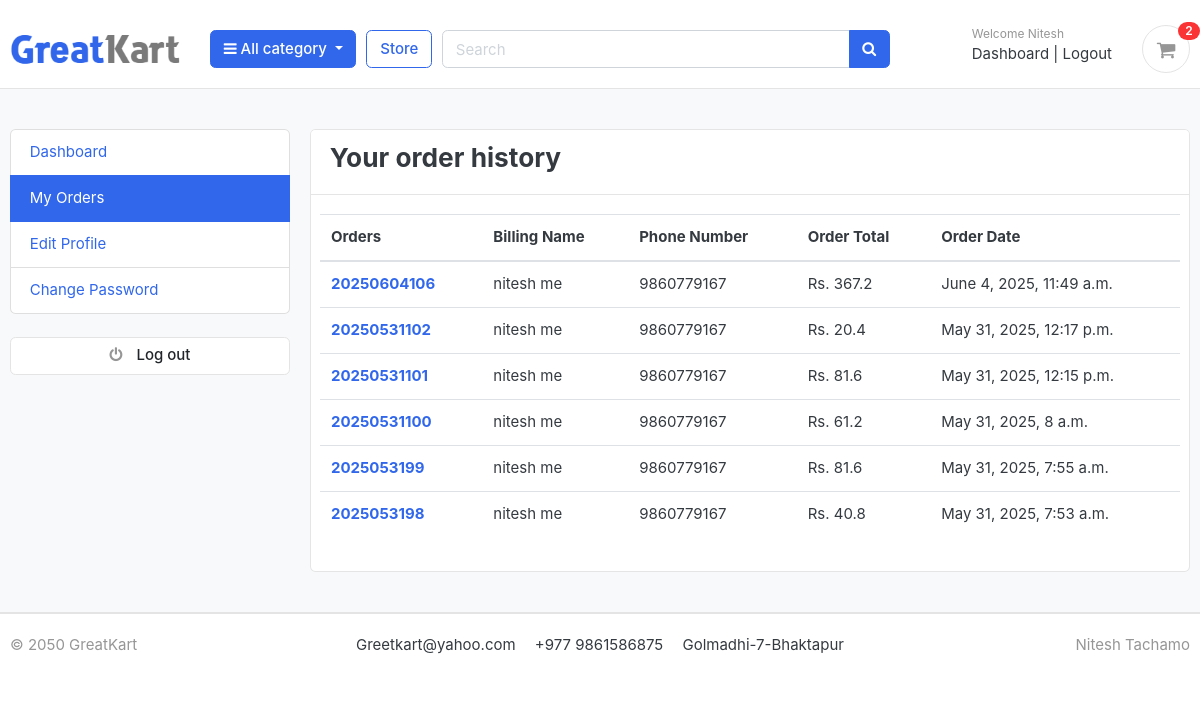
Screenshot of /accounts/my_orders/ (signed in) with the database file from the repository.
### accounts/models.py (models this page shows, shortened)
class Account(AbstractBaseUser):
    first_name=models.CharField(max_length=50)
    last_name=models.CharField(max_length=50)
    username=models.CharField(max_length=50,unique=True)
    email=models.EmailField(max_length=100,unique=True)
    phone_number=models.CharField(max_length=50)
    date_joined=models.DateTimeField(auto_now_add=True)
    last_login=models.DateTimeField(auto_now_add=True)
    is_admin =models.BooleanField(default=False)
    is_staff =models.BooleanField(default=False)
    is_active =models.BooleanField(default=False)
    is_superadmin =models.BooleanField(default=False)
    USERNAME_FIELD='email'
    REQUIRED_FIELDS=['username','first_name','last_name']
    objects=MyAccountManager()

### orders/models.py (models this page shows, shortened)
class Order(models.Model):
    STATUS_CHOICES = (
    ('New', 'New'),
    ('Accepted', 'Accepted'),
    ('Completed', 'Completed'),
    ('Cancelled', 'Cancelled'),
    )
    user = models.ForeignKey(Account, on_delete=models.SET_NULL, null=True)
    payment = models.ForeignKey('Payment', on_delete=models.SET_NULL, blank=True, null=True)
    order_number = models.CharField(max_length=20)
    first_name = models.CharField(max_length=50)
    last_name = models.CharField(max_length=50)
    phone = models.CharField(max_length=15)
    email = models.EmailField(max_length=100)
    address_line_1 = models.CharField(max_length=100)
    address_line_2 = models.CharField(max_length=100, blank=True)
    country = models.CharField(max_length=50)
    state = models.CharField(max_length=50)
    city = models.CharField(max_length=50)
    order_note = models.TextField(blank=True)
    order_total = models.FloatField()
    tax = models.FloatField()
    status = models.CharField(max_length=10, choices=STATUS_CHOICES, default='New')
    ip = models.CharField(max_length=20, blank=True)
    is_ordered = models.BooleanField(default=False)
    created_at = models.DateTimeField(auto_now_add=True)
    updated_at = models.DateTimeField(auto_now=True)
    def full_name(self):
        return f'{self.first_name} {self.last_name}'

### accounts/views.py (the view)
# urls.py: path('my_orders/',views.my_orders,name="my_orders"),
@login_required
def my_orders(request):
    orders = Order.objects.filter(user=request.user, is_ordered=True).order_by('-created_at')
    context = {
        'orders': orders
        }
    return render(request, 'accounts/my_orders.html', context)

### carts/context_processors.py (called while the page is built)
def counter(request):
    cart_count=0
    if 'admin' in request.path:
        return{}
    else:
        try:
            cart=Cart.objects.filter(cart_id=_cart_id(request))
            if request.user.is_authenticated:
                cart_items=CartItem.objects.all().filter(user=request.user)
            else:
                cart_items=CartItem.objects.all().filter(cart=cart[:1])
            for cart_item in cart_items:
                cart_count += cart_item.quantity
        except Cart.DoesNotExist:
            cart_count=0
    return dict(cart_count=cart_count)

### carts/views.py (called while the page is built)
def _cart_id(request):
    cart = request.session.session_key
    if not cart:
        cart = request.session.create()
    return cart

### category/context_processors.py (called while the page is built)
def menu_links(request):
    links = Category.objects.all()
    return dict(links=links)

### category/models.py (called while the page is built)
    def get_url(self):
        return reverse('products_by_category', args=[self.slug])

### templates/accounts/my_orders.html (shortened to what this page needs)
{% extends "base.html" %}
{% block content %}
<section class="section-conten padding-y bg">
  <div class="container">
    <div class="row">
      {% include "includes/dashboard_sidebar.html" %}
      <main class="col-md-9">
        <article class="card">
          <header class="card-header">
            <h3 class="d-inline-block mr-3">Your order history</h3>
          </header>
          <div class="card-body">
            <div class="row">
<table class="table">
  <thead>
    <tr>
      <th scope="col">Orders</th>
      <th scope="col">Billing Name</th>
      <th scope="col">Phone Number</th>
      <th scope="col">Order Total</th>
      <th scope="col">Order Date</th>
    </tr>
  </thead>
  <tbody>
    {% for order in orders %}
    <tr>
      <th scope="row"><a href="{% url "order_detail" order.order_number %}">{{order.order_number}}</a></th>
      <td>{{order.full_name}}</td>
      <td>{{order.phone}}</td>
      <td>Rs. {{order.order_total}}</td>
      <td>{{order.created_at}}</td>
    </tr>
    {% endfor %}
  </tbody>
</table>
        </article>
      </main>
    </div>
  </div>
</section>
{% endblock %}

### templates/includes/navbar.html (shortened to what this page needs)
{% load static %}
<header class="section-header">
    <section class="header-main border-bottom" style="margin-top: 10px;">
        <div class="container">
    <div class="row align-items-center">
        <div class="col-lg-2 col-md-3 col-6">
            <a href="/" class="brand-wrap">
                <img class="logo" src="{% static 'images/logo.png' %}">
            </a>
        </div>
        <div class="col-lg col-sm col-md col-6 flex-grow-0">
            <div class="category-wrap dropdown d-inline-block float-right">
                <button type="button" class="btn btn-primary dropdown-toggle" data-toggle="dropdown">
                    <i class="fa fa-bars"></i> All category
                </button>
            </div>
        </div>
        <a href="{% url 'store' %}" class="btn btn-outline-primary">Store</a>
        <div class="col-lg col-md-6 col-sm-12 col">
            <form action=" {% url "search" %}" class="search" method="GET">
                <div class="input-group w-100">
                    <input type="text" class="form-control" style="width:60%;" placeholder="Search" name="keyword">
                    <div class="input-group-append">
                      <button class="btn btn-primary" type="submit">
                        <i class="fa fa-search"></i>
                      </button>
                    </div>
                </div>
            </form>
        </div>
        <div class="col-lg-3 col-sm-6 col-8 order-2 order-lg-3">
            <div class="d-flex justify-content-end mb-3 mb-lg-0">
                {% if user.is_authenticated %}
                <div class="widget-header">
                    <small class="title text-muted">Welcome {{ user.first_name }}</small>
                    <div>
                        <a href="{% url "dashboard" %}">Dashboard</a> <span class="dark-transp"> | </span>
                        <a href="{% url 'logout' %}">Logout</a>
                    </div>
                </div>
            {% endif %}
                <a href=" {% url "cart" %}" class="widget-header pl-3 ml-3">
                    <div class="icon icon-sm rounded-circle border"><i class="fa fa-shopping-cart"></i></div>
                    <span class="badge badge-pill badge-danger notify">{{ cart_count}}</span>
                </a>
            </div>
        </div>
    </div>
        </div>
    </section>
    </header>

### GreetKart/static/css/ui.css (style rules this page uses)
html { font-family: "Inter", sans-serif; font-size: 15px; }
.icon-xs, .icon-sm, .icon-md, .icon-lg { display: inline-block; text-align: center; flex-shrink: 0; flex-grow: 0; }
.icon-sm { width: 48px; height: 48px; line-height: 48px !important; font-size: 20px; }
.padding-y { padding-top: 40px; padding-bottom: 40px; }
article:after, .form-group:after { display: block; clear: both; content: ""; }
.bg { background-color: #f8f9fa; }
.header-main { position: relative; padding-top: 1rem; padding-bottom: 1rem; }
.brand-wrap .logo, .navbar-brand .logo { margin-right: 7px; max-height: 42px; display: inline-block; }
.widget-header { display: inline-block; vertical-align: middle; position: relative; }
.widget-header a { color: #343a40; }
.widget-header i { color: #969696; }
.widget-header .title { display: block; }
.widget-header .notify { position: absolute; top: -3px; right: -10px; }
.notify { position: absolute; top: -4px; right: -10px; display: inline-block; padding: 0.25em 0.6em; font-size: 12px; line-height: 1; text-align: center; border-radius: 3rem; color: #fff; background-color: #fa3434; }

### rows the page displays
Account: first_name "Nitesh"
Order: order_number "20250604106", full_name "nitesh me", phone "9860779167", order_total "367.2", created_at "June 4, 2025, 11:49 a.m."
Order: order_number "20250531102", full_name "nitesh me", phone "9860779167", order_total "20.4", created_at "May 31, 2025, 12:17 p.m."
Order: order_number "20250531101", full_name "nitesh me", phone "9860779167", order_total "81.6", created_at "May 31, 2025, 12:15 p.m."
Order: order_number "20250531100", full_name "nitesh me", phone "9860779167", order_total "61.2", created_at "May 31, 2025, 8 a.m."
Order: order_number "2025053199", full_name "nitesh me", phone "9860779167", order_total "81.6", created_at "May 31, 2025, 7:55 a.m."
Order: order_number "2025053198", full_name "nitesh me", phone "9860779167", order_total "40.8", created_at "May 31, 2025, 7:53 a.m."

### other values shown
{{ cart_count }} "2"
